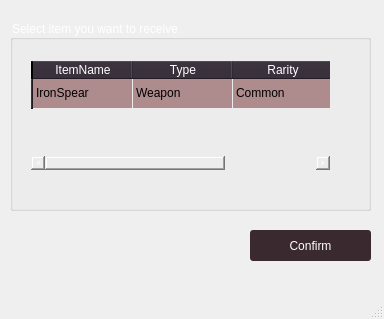
<?xml version="1.0" encoding="UTF-8"?>
<ui version="4.0">
 <class>MainWindow</class>
 <widget class="QMainWindow" name="MainWindow">
  <property name="geometry">
   <rect>
    <x>0</x>
    <y>0</y>
    <width>384</width>
    <height>319</height>
   </rect>
  </property>
  <property name="windowTitle">
   <string>MainWindow</string>
  </property>
  <property name="styleSheet">
   <string notr="true">
background-image: url(:/newPrefix/Kafka.webp);
background-position: center;
    background-repeat: no-repeat;
    background-attachment: fixed;
    background-origin: content;</string>
  </property>
  <widget class="QWidget" name="centralwidget">
   <widget class="QGroupBox" name="groupBox">
    <property name="geometry">
     <rect>
      <x>10</x>
      <y>20</y>
      <width>361</width>
      <height>191</height>
     </rect>
    </property>
    <property name="styleSheet">
     <string notr="true">background:transparent;
color:white;</string>
    </property>
    <property name="title">
     <string>Select item you want to receive</string>
    </property>
    <widget class="QTableWidget" name="tableWidget">
     <property name="geometry">
      <rect>
       <x>20</x>
       <y>40</y>
       <width>301</width>
       <height>111</height>
      </rect>
     </property>
     <property name="styleSheet">
      <string notr="true">QHeaderView::section{
background-color : rgb(47, 38, 50);
}

QTableWidget::item{
background-color:rgb(174, 140, 142);
color:black;
}

	</string>
     </property>
     <row>
      <property name="text">
       <string/>
      </property>
     </row>
     <column>
      <property name="text">
       <string>ItemName</string>
      </property>
     </column>
     <column>
      <property name="text">
       <string>Type</string>
      </property>
     </column>
     <column>
      <property name="text">
       <string>Rarity</string>
      </property>
     </column>
     <item row="0" column="0">
      <property name="text">
       <string>IronSpear</string>
      </property>
     </item>
     <item row="0" column="1">
      <property name="text">
       <string>Weapon</string>
      </property>
     </item>
     <item row="0" column="2">
      <property name="text">
       <string>Common</string>
      </property>
     </item>
    </widget>
   </widget>
   <widget class="QPushButton" name="pushButton">
    <property name="geometry">
     <rect>
      <x>250</x>
      <y>230</y>
      <width>121</width>
      <height>31</height>
     </rect>
    </property>
    <property name="styleSheet">
     <string notr="true">QPushButton{
	border-radius: 3px;
	background: rgb(58, 41, 47);
	color: white;
}


QPushButton:pressed{
background: rgb(41, 32, 44);
}</string>
    </property>
    <property name="text">
     <string>Confirm</string>
    </property>
   </widget>
  </widget>
  <widget class="QMenuBar" name="menubar">
   <property name="geometry">
    <rect>
     <x>0</x>
     <y>0</y>
     <width>384</width>
     <height>21</height>
    </rect>
   </property>
  </widget>
  <widget class="QStatusBar" name="statusbar"/>
 </widget>
 <resources>
  <include location="Kafkabg.qrc"/>
 </resources>
 <connections/>
</ui>
